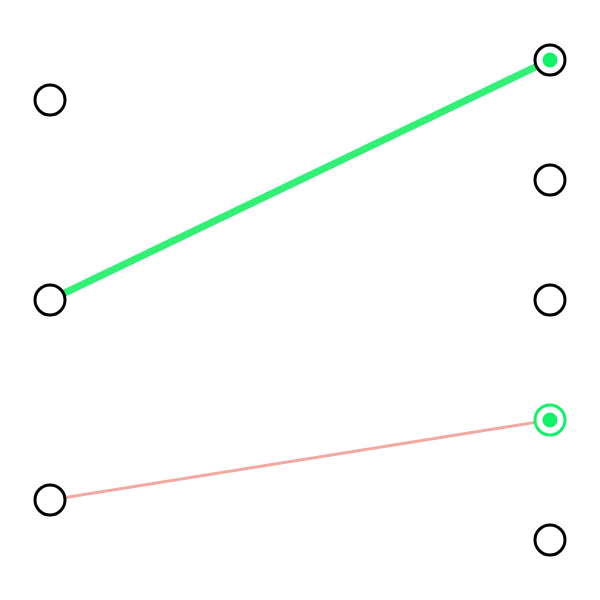
Frame 1 (no input)
Frame 60 (no input): identical to frame 1, image omitted
Frame 120 (the mouse pressed at the canvas centre since frame 60): identical to frame 1, image omitted

The p5.js sketch that drew this single still picture (run headless with seeded random() and noise() and a simulated clock; from frame 60 on, the mouse is pressed at the canvas centre):

// p5.js sketch
// ── sketch.js
//
//Miguel Rodríguez
//

p5.disableFriendlyErrors = true
const WIDTH = 600
const HEIGHT = 600

let nns

function setup(){
    createCanvas(WIDTH, HEIGHT)

    nns = new Population(100, 3, 5, 
                (value, bias) => {return Math.max(0, value + bias)}, 
                (value, bias) => {return value + bias})
}

function mouseClicked(){
    nns.selectRandomNN()
}         


function draw(){
    background(255)

    nns.update()
    nns.show()
}

// ── Constraint.js
class Constraint{
	constructor(p1, p2, initialLength = REST_DISTANCE){
		this.p1 = p1
		this.p2 = p2
		this.initialLength = initialLength
		this.active = true
		this.currentLength = undefined
	}

	satisfy(){
		if(!this.active) return

	    let delta = p5.Vector.sub(this.p2.pos, this.p1.pos)
	    this.currentLength = delta.mag()
	    let difference = (this.currentLength - this.initialLength) / this.currentLength
	    let correction = delta.copy().mult(0.5 * difference)

	    if (!this.p1.isPinned) {
	        this.p1.pos.add(correction);
	    }

	    if (!this.p2.isPinned) {
	        this.p2.pos.sub(correction);
	    }
	}

	deactivate(){
		this.active = false
	}

	show(value){
		
		if(!this.active) return
		push()
		if(value < 0){
			stroke(lerpColor(W, R, Math.abs(value)))
			strokeWeight(map(value, -1, 0, 8, 1))
		}
		else{
			stroke(lerpColor(W, G, value))
			strokeWeight(map(value, 0, 1, 1, 8))
		}
		line(this.p1.pos.x, this.p1.pos.y, this.p2.pos.x, this.p2.pos.y)
		pop()
	}
}

function hypot(x, y){
    return Math.sqrt(x * x + y * y)
}
// ── Particle.js
class Particle{
	constructor(x, y, pinned, id){
		this.pos = createVector(x, y)
		this.prevPos = createVector(x, y)
		this.acc = createVector(0, 0)
		this.isPinned = pinned
		this.id = id
	}

	applyForce(force){
		if(!this.isPinned) this.acc.add(force)
	}

	update(timeStep){
		// verlet intergration
        if (!this.isPinned) {
        	let vel = p5.Vector.sub(this.pos, this.prevPos)
			this.prevPos = this.pos.copy()
			this.pos.add(p5.Vector.add(vel, this.acc.copy().mult(timeStep * timeStep)))
			this.acc = createVector(0, 0)
        }
        if(!this.isPinned && mouseIsPressed && dist(mouseX, mouseY, this.pos.x, this.pos.y) < 30){
        	this.pos.x = mouseX
        	this.pos.y = mouseY
        }
	}


	repel(particles, separationDistance) {
		if(this.isPinned) return
		particles.forEach(other => {
			if (other !== this) {
				let diff = p5.Vector.sub(this.pos, other.pos);
				let distance = diff.mag();

				if (distance < separationDistance) {
					if(distance == 0) distance = 0.1
					// Normalize and scale the force so that closer particles are pushed away stronger
					let strength = (separationDistance - distance) / separationDistance; // 0-1 strength
					diff.normalize();
					diff.mult(strength);
					this.applyForce(diff);
				}
			}
		});
	}

	constrainToBounds(){
		if(this.pos.x < 0) this.pos.x = 0
		if(this.pos.y < 0) this.pos.y = 0
		if(this.pos.x > WIDTH + 220) this.pos.x = WIDTH + 220
		if(this.pos.y > HEIGHT) this.pos.y = HEIGHT
	}

	show(value, bool = false){
		push()
		stroke(0)
		if(bool) stroke(G)
		fill(255)
		strokeWeight(3)
		ellipse(this.pos.x, this.pos.y, 30)

		//colorMode(HSB)
		fill(G)
		noStroke()
		ellipse(this.pos.x, this.pos.y, map(value, 0, 1, 0, 30, true))

		// fill(255)
		// noStroke()
		// textAlign(CENTER, CENTER)
		// textSize(15)
		// text(value, this.pos.x, this.pos.y)
		pop()
	}
}




// ── migNEAT.js
const TIME_STEP = 0.1
const REST_DISTANCE = 100

let G, R, W

class Neuron{
    constructor(bias, activation, id, isInput = false, isOutput = false){
        this.bias = bias
        this.activation = activation
        this.id = id
        this.value = 0
        this.isInput = isInput
        this.isOutput = isOutput
    }
}

class Connection{
    constructor(from, to, weight){
        this.from = from
        this.to = to
        this.weight = weight
    }
}

class NN{
    constructor(n_in, n_out, func_hidden, func_out, softmax = true){
        G = color(17, 242, 103)
        R = color(242, 17, 58)
        W = color(242, 229, 203)
        this.inputs = []
        this.outputs = []
        this.hidden = []
        this.connections = []
        this.particles = []
        this.constraints = []
        this.idCounter = 0
        this.func_hidden = func_hidden
        this.func_out = func_out
        this.softmax = softmax
        this.fitness = 0
        this.initNN(n_in, n_out)
        this.initViz()
    }

    // conecta n_in con n_out (solo UN output)
    initNN(n_in, n_out){
        //input layer
        for(let i = 0; i < n_in; i++){ 
            let neuron = new Neuron(0, (value, bias) => {return value}, this.idCounter, true)
            this.inputs.push(neuron)
            this.idCounter++
        }
        //output layer
        for(let i = 0; i < n_out; i++){ 
            let neuron = new Neuron(getSmallBias(), this.func_out, this.idCounter, false, true)
            this.outputs.push(neuron)
            this.idCounter++
        }
        //connections should be the 10-20% of all possible connections
        let connectionMade = false;
        for (let inp of this.inputs) {
            for (let out of this.outputs) {
                if (Math.random() < 0.15) {
                    this.connections.push(new Connection(inp.id, out.id, random(-1, 1)));
                    connectionMade = true
                }
            }
        }
        if(!connectionMade){
            let randomInput = this.inputs[Math.floor(Math.random() * this.inputs.length)];
            let randomOutput = this.outputs[Math.floor(Math.random() * this.outputs.length)];
            this.connections.push(new Connection(randomInput.id, randomOutput.id, random(-1, 1)));
        }
    }
//map(Math.random(), 0, 1, -0.01, 0.01)


    initViz() {
    	this.particles = []
        this.constraints = []

        let multIn = HEIGHT/  this.inputs.length
        let multOffIn = multIn / 2

        let multOut = HEIGHT/  this.outputs.length
        let multOffOut = multOut / 2

        let off = 50
		for(let i = 0; i < this.inputs.length; i++){
			this.particles.push(new Particle(off, i * multIn + multOffIn, true, this.inputs[i].id))
		}
		for(let i = 0; i < this.outputs.length; i++){
			this.particles.push(new Particle(WIDTH - off, i * multOut + multOffOut, true, this.outputs[i].id))
		}
		for(let i = 0; i < this.hidden.length; i++){
			this.particles.push(new Particle(HEIGHT / 2, WIDTH / 2, false, this.hidden[i].id))
		}

		let neuronMap = this.getNeuronMap()
        let particleMap = this.getParticleMap()

		for(let conn of this.connections){
	        let from = neuronMap.get(conn.from)
	        let to = neuronMap.get(conn.to)
	        this.constraints.push(new Constraint(particleMap.get(from.id), particleMap.get(to.id)))
		}
	}

    update() {
        //debug
        //for (let inp of this.inputs) inp.value = random();

        let orderedList = this.getOrderedNeurons([...this.inputs, ...this.outputs, ...this.hidden]);
        let neuronMap = new Map([...this.inputs, ...this.outputs, ...this.hidden].map(neuron => [neuron.id, neuron]));

        for (let neuronId of orderedList) {
            let neuron = neuronMap.get(neuronId);

            if (!this.inputs.includes(neuron)) {
                let incomingConnections = this.connections.filter(conn => conn.to === neuron.id);
                let sum = 0;
                for (let conn of incomingConnections) {
                    let fromNeuron = neuronMap.get(conn.from);
                    sum += fromNeuron.value * conn.weight;
                }
                neuron.value = neuron.activation(sum, neuron.bias);
            }
        }

        // Apply Softmax to output neurons
        // Ignores unconnected outputs  
        if(this.softmax){ 
            let connectedOutputs = this.outputs.filter(output => 
                this.connections.some(conn => conn.to === output.id)
            );
            this.applySoftmax(connectedOutputs);
        }
    }

    //returns the index of the output with largest value
    getOutput() {
	    return this.outputs.reduce((maxIndex, out, i) => out.value > this.outputs[maxIndex].value ? i : maxIndex, 0);
	}


    applySoftmax(arr = this.outputs) {
        const values = arr.map(obj => obj.value);
        const maxValue = Math.max(...values); // For numerical stability
        const expValues = values.map(value => Math.exp(value - maxValue));
        const sumExpValues = expValues.reduce((a, b) => a + b, 0);
        const softmaxValues = expValues.map(value => value / sumExpValues);

        arr.forEach((obj, index) => {
            obj.value = softmaxValues[index];
        });
    }

    createRandomHidden(){
    	let hidden = new Neuron(getSmallBias(),  this.func_hidden, this.idCounter++)
    	this.hidden.push(hidden)

    	let neuronMap = this.getNeuronMap()
        let particleMap = this.getParticleMap()

    	let index = Math.floor(Math.random() * this.connections.length)
    	let conn = this.connections[index]
    	let fromNeuron = neuronMap.get(conn.from)
    	let toNeuron = neuronMap.get(conn.to)

        let fromPart = particleMap.get(fromNeuron.id)
        let toPart = particleMap.get(toNeuron.id)

        let x = (fromPart.pos.x + toPart.pos.x) * 0.5
        let y = (fromPart.pos.y + toPart.pos.y) * 0.5
        let ds = dist(fromPart.pos.x, fromPart.pos.y, x, y)

        let particle = new Particle(x, y, false, hidden.id)
        this.particles.push(particle)

        //nuevas conexiones con weight = 1
    	this.connections.push(new Connection(fromNeuron.id, hidden.id, 1))
    	this.connections.push(new Connection(hidden.id, toNeuron.id, 1))

        this.constraints.push(new Constraint(fromPart, particle, ds))
        this.constraints.push(new Constraint(particle, toPart, ds))

    	this.connections.splice(index, 1)
        index = this.constraints.findIndex(cons => cons.p1 == fromPart && cons.p2 == toPart)
        this.constraints.splice(index, 1)
        //this.constraints.filter(cons => cons.p1 != fromPart && cons.p2 != toPart)
		//this.initViz()
    }

	createRandomConnection() {
	    let possibleConnections = [];
	    let orderedNeurons = this.getOrderedNeurons()
        let particleMap = this.getParticleMap()

	    this.inputs.concat(this.hidden).forEach(fromNeuron => {
	        this.hidden.concat(this.outputs).forEach(toNeuron => {
	            if (fromNeuron.id !== toNeuron.id && this.isOrdered(orderedNeurons, fromNeuron.id, toNeuron.id)) {
	                possibleConnections.push({ from: fromNeuron.id, to: toNeuron.id });
	            }
	        });
	    });

	    possibleConnections = possibleConnections.filter(connection => {
	        return !this.connections.some(
	            existingConnection => 
	                existingConnection.from === connection.from && existingConnection.to === connection.to
	        );
	    });

	    if (possibleConnections.length === 0) {
	        console.log("No possible new connections available.");
	        return;
	    }

	    const index = Math.floor(Math.random() * possibleConnections.length);
	    const newConnection = possibleConnections[index];

	    this.connections.push(new Connection(newConnection.from, newConnection.to, random(-1,1)));

        let fromPart = particleMap.get(possibleConnections[index].from)
        let toPart = particleMap.get(possibleConnections[index].to)
        this.constraints.push(new Constraint(fromPart, toPart))
	}

    setInputs(inputs){
        if(inputs.length != this.inputs.length){
            console.log("inputs size doesnt match NN")
            return
        }
        this.inputs.forEach((inp, index) => {
            inp.value = inputs[index];
        });
    }


    show(){
    	let neurons = this.getNeuronMap()
    	let particles = this.getParticleMap()
    	for(let p of this.particles){
    		//p.applyForce(createVector(0, 10))
    		//p.repel(this.particles, 100)
            p.applyForce(createVector(cos(noise(p.pos.x, p.pos.y, frameCount)) * 10, sin(noise(p.pos.x, p.pos.y, frameCount)) * 10 ))
    		p.update(TIME_STEP)
	        p.constrainToBounds()
    	}
    	for(let i = 0; i < 5; i++){
	        for(let c of this.constraints) c.satisfy()
	    }
		push()
	    stroke(255, 100)
	    for(let c of this.constraints){
	    	let from = neurons.get(c.p1.id)
	    	let to = neurons.get(c.p2.id)
	    	let conn = this.connections.find(conn => conn.from == from.id && conn.to == to.id)
	        c.show(conn.weight)
	    }
	    //p.show(round(neurons.get(p.id).value, 1))
	    let largestOutput = this.outputs[this.getOutput()]
	    for(let p of this.particles){ 
	    	let neuron = neurons.get(p.id)
	    	let out = neuron.isOutput ? (largestOutput.id == p.id ? true : false) : false
	    	p.show(round(neuron.value, 1), out)
	    }
	    pop()
    }

    getOrderedNeurons(neurons = [...this.inputs, ...this.outputs, ...this.hidden]){
        let adjacencyList = new Map()
        let inDegree = new Map()

        for (let neuron of neurons) {
            adjacencyList.set(neuron.id, [])
            inDegree.set(neuron.id, 0)
        }

        for (let connection of this.connections) {
            adjacencyList.get(connection.from).push(connection.to)
            inDegree.set(connection.to, inDegree.get(connection.to) + 1)
        }

        let executionOrder = []
        let queue = []

        for (let [neuronId, degree] of inDegree.entries()) {
            if (degree === 0) {
                queue.push(neuronId)
            }
        }

        while (queue.length > 0) {
            let current = queue.shift()
            executionOrder.push(current)

            for (let neighbor of adjacencyList.get(current)) {
                inDegree.set(neighbor, inDegree.get(neighbor) - 1)
                if (inDegree.get(neighbor) === 0) {
                    queue.push(neighbor)
                }
            }
        }

        if (executionOrder.length !== neurons.length) {
        	console.log("cycle")
            //throw new Error("The neural network has a cycle and cannot be executed in topological order.")
        }

        return executionOrder
    }

    activationFunction(x) {
        // Using a sigmoid activation function
        return 1 / (1 + Math.exp(-x))
    }

    getNeuronMap(){
    	let neuronMap = new Map()
    	for (let neuron of [...this.inputs, ...this.outputs, ...this.hidden]) {
            neuronMap.set(neuron.id, neuron)
        }
        return neuronMap
    }

    getParticleMap(){
    	let particleMap = new Map()
    	for(let particle of this.particles){
        	particleMap.set(particle.id, particle)
        }
        return particleMap
    }

    isOrdered(ordered, from, to){
    	for(let o of ordered){
    		if(o == to) return false
    		else if(o == from) return true
    	}
    }
}

class Population{
    constructor(size, n_in, n_out, func_hidden, func_out, softmax = true){
        this.NNs = []
        this.initNNs(size, n_in, n_out, func_hidden, func_out, softmax = true)
        this.selectedNN = this.NNs[Math.floor(Math.random() * size)]
    }

    selectRandomNN(){
        this.selectedNN = this.NNs[Math.floor(Math.random() * this.NNs.length)]
    }

    initNNs(size, n_in, n_out, func_hidden, func_out, softmax = true){
        for(let i = 0; i < size; i++){
            this.NNs.push(new NN(n_in, n_out, 
                func_hidden, func_out, softmax
                )
            )
        }
    }

    update(){
        for(let nn of this.NNs) nn.update()
    }

    show(){
        this.selectedNN.show()
    }
}

function getRandomElement(arr) {
 	return arr[Math.floor(Math.random() * arr.length)];
}

function getSmallBias(){
    return Math.random() * 0.01
}
